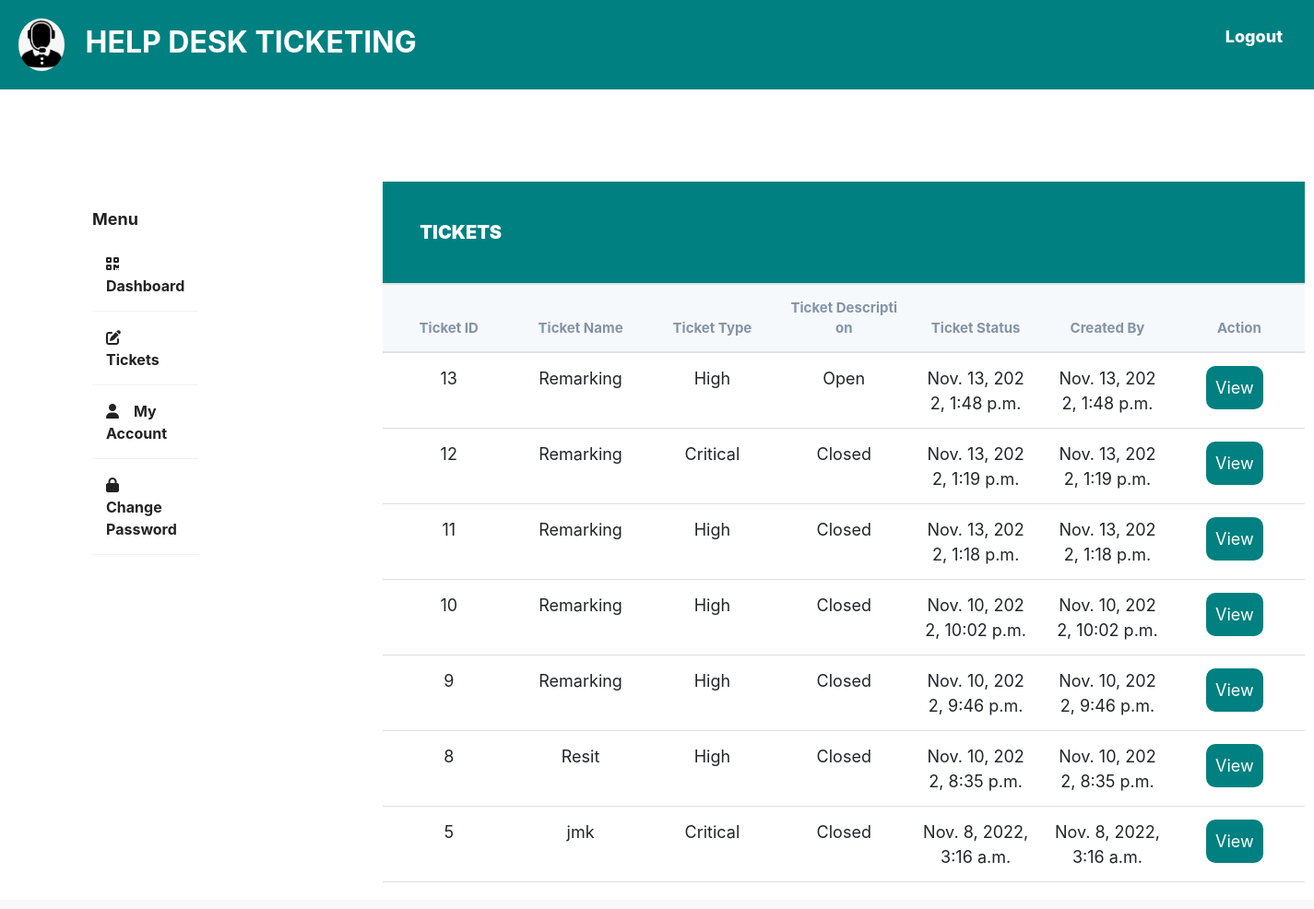
The page /helpdesk/officer-tickets/ on the database its author committed.
### base/models.py (models this page shows, shortened)
class Ticket(models.Model):
    ticket_id = models.AutoField(primary_key=True)
    created_by = models.ForeignKey(
        StudentProfile, on_delete=models.CASCADE, null=True, related_name='created_by')
    closed_by = models.ForeignKey(
        OfficerProfile, on_delete=models.CASCADE, null=True)
    ticket_name = models.CharField(max_length=200, blank=True)
    ticket_type = models.CharField(max_length=200, blank=True)
    ticket_description = models.TextField(max_length=200, blank=True)
    StatusChoices = [
        ('InProgress', 'InProgress'),
        ('Open', 'Open'),
        ('Closed', 'Closed'),
        ('Deferred', 'Deferred'),
    ]
    ticket_status = models.CharField(max_length=200, choices=StatusChoices,
                                     default='Open', blank=True)
    reg_no = models.CharField(max_length=200, blank=False, null=True)
    created_at = models.DateTimeField(default=datetime.now, blank=True)
    updated_at = models.DateTimeField(default=datetime.now, blank=True)
    class Meta:
        ordering = ['-created_at']

### base/views.py (the view)
# urls.py: path('officer-tickets/', views.Officer_Tickets.as_view(), name='officer-tickets'),
class Officer_Tickets(ListView):
    model = Ticket
    template_name = 'officer/tickets.html'

### templates/officer/tickets.html
{% extends 'portal.html'%}
{% load static %}
{% block content %}
<div class="wrapper">
    <div class="sidebar">
        <h4>Menu</h4>
        <ul>
            <li><a href="{% url 'officer-dashboard'%}"><i class="fa-solid fa-qrcode"></i>Dashboard</a></li>
            <li><a href="{% url 'officer-tickets'%}"><i class="fa-solid fa-pen-to-square"></i>Tickets</a></li>
            <li><a href="{% url 'officer-account'%}"><i class="fa-solid fa-user"></i>My Account</a></li>
            <li><a href="{% url 'officer-change-password'%}"><i class="fa-solid fa-lock"></i>Change Password</a></li>
        </ul>
    </div>
    <div class="main_content">
        <div class="header">TICKETS</div>
        <div class="table">
            <div class="table_section">
                <table>
                    <thead>
                        <tr>
                            <th>Ticket ID</th>
                            <th>Ticket Name</th>
                            <th>Ticket Type</th>
                            <th>Ticket Description</th>
                            <th>Ticket Status</th>
                            <th>Created By</th>
                            <th>Action</th>
                        </tr>
                    </thead>
                    <tbody>
                        {% for ticket in object_list %}
                        <tr>
                            <td>{{ ticket.ticket_id }}</td>
                            <td>{{ ticket.ticket_name }}</td>
                            <td>{{ ticket.ticket_type }}</td>
                            <td>{{ ticket.ticket_status }}</td>
                            <td>{{ ticket.created_at}}</td>
                            <td>{{ ticket.updated_at}}</td>
                            <td>
                                <a href="{%url 'close-ticket' ticket.ticket_id %}"><button>View</button></a>
                            </td>
                        </tr>
                        {% endfor %}
                    </tbody>
                </table>
            </div>
        </div>
    </div>
</div>
{% endblock content %}

### static/style.css (style rules this page uses)
* { margin: 0; padding: 0; box-sizing: border-box; }
html { font-family: Poppins; font-size: 18px; line-height: 1.8; color: #222; background: #f8f8f8; font-weight: 400; font-family: Poppins; }
a { text-decoration: none; }
.wrapper { display: flex; position: relative; margin: 100px; }
.wrapper .sidebar { width: 300px; height: 100%; background: #fff; padding: 30px 0px; position: sticky; }
.wrapper .sidebar h4 { color: #222; text-align: left; font-size: 18px; font-weight: 700; }
.wrapper .sidebar ul li { padding: 15px; border-bottom: 1px solid #fff; border-bottom: 1px solid rgba(0, 0, 0, 0.05); border-top: 1px solid rgba(255, 255, 255, 0.05); list-style: none; transition: .4s; }
.wrapper .sidebar ul li a { color: #222; display: block; font-size: 16px; font-weight: 700; }
.sidebar ul a i { margin-right: 16px; }
.wrapper .main_content { width: 100%; margin-left: 200px; }
.wrapper .main_content .header { padding: 40px; background: teal; color: #fff; border-bottom: 1px solid #e0e4e8; border-top: 30px; font-weight: 1000; width: 100%; font-size: 20px; }
table { width: 100%; table-layout: fixed; }
.table { width: 100%; table-layout: fixed; min-width: 1000px; border-collapse: collapse; }
.table_section { height: 650px; overflow: auto; min-width: 100px; }
thead th { position: sticky; top: 0; background-color: #f6f9fc; color: #8493a5; font-size: 15px; }
th, td { border-bottom: 1px solid #dddddd; padding: 10px 20px; word-break: break-all; text-align: center; }
button { outline: none; border: none; border-radius: 10px; cursor: pointer; padding: 10px; color: #ffffff; margin-right: 10px; }
td button:nth-child(1) { background-color: teal; }

### rows shown on the page
Ticket: ticket_id "13", ticket_name "Remarking", ticket_type "High", ticket_status "Open", created_at "Nov. 13, 2022, 1:48 p.m.", updated_at "Nov. 13, 2022, 1:48 p.m."
Ticket: ticket_id "12", ticket_name "Remarking", ticket_type "Critical", ticket_status "Closed", created_at "Nov. 13, 2022, 1:19 p.m.", updated_at "Nov. 13, 2022, 1:19 p.m."
Ticket: ticket_id "11", ticket_name "Remarking", ticket_type "High", ticket_status "Closed", created_at "Nov. 13, 2022, 1:18 p.m.", updated_at "Nov. 13, 2022, 1:18 p.m."
Ticket: ticket_id "10", ticket_name "Remarking", ticket_type "High", ticket_status "Closed", created_at "Nov. 10, 2022, 10:02 p.m.", updated_at "Nov. 10, 2022, 10:02 p.m."
Ticket: ticket_id "9", ticket_name "Remarking", ticket_type "High", ticket_status "Closed", created_at "Nov. 10, 2022, 9:46 p.m.", updated_at "Nov. 10, 2022, 9:46 p.m."
Ticket: ticket_id "8", ticket_name "Resit", ticket_type "High", ticket_status "Closed", created_at "Nov. 10, 2022, 8:35 p.m.", updated_at "Nov. 10, 2022, 8:35 p.m."
Ticket: ticket_id "5", ticket_name "jmk", ticket_type "Critical", ticket_status "Closed", created_at "Nov. 8, 2022, 3:16 a.m.", updated_at "Nov. 8, 2022, 3:16 a.m."
